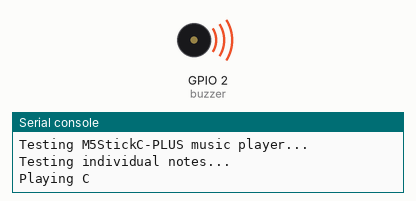
This program was run on a simulated ESP32 board running MicroPython. On the bench: buzzer (waves = sounding), the last lines printed to the serial console. The interpreter's speed is modelled, so counts of loop turns are approximate. At 20.0 s the program stops and its outputs stay as they are.

Above: at 0.15 s.
At 19.9 s:
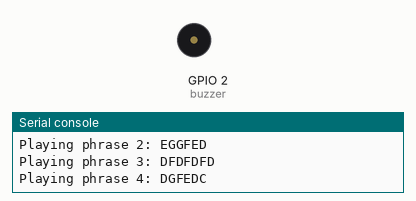
Timing chart, 0 to 21.4 s (numbered marks = the images above):
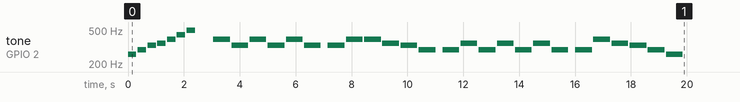

Measured:
- by itself, tone on GPIO 2 (buzzer): plays 261 Hz for 0.30 s, 294 Hz for 0.30 s, 330 Hz for 0.30 s, 349 Hz for 0.30 s, 392 Hz for 0.30 s, 440 Hz for 0.30 s … (32 notes in this stretch)

The program:

music.py
```python
"""
Music Module for M5StickC-PLUS
Simple music player using the built-in buzzer
"""

import machine
import time
from micropython import const

# M5StickC-PLUS buzzer pin
BUZZER_PIN = const(2)

# Note frequencies in Hz (4th octave)
NOTE_FREQUENCIES = {
    'C': 261,
    'C#': 277,
    'Db': 277,
    'D': 294,
    'D#': 311,
    'Eb': 311,
    'E': 330,
    'F': 349,
    'F#': 370,
    'Gb': 370,
    'G': 392,
    'G#': 415,
    'Ab': 415,
    'A': 440,
    'A#': 466,
    'Bb': 466,
    'B': 494,
    'REST': 0  # Silence
}

# Different octave multipliers
OCTAVE_MULTIPLIERS = {
    3: 0.5,   # Lower octave
    4: 1.0,   # Base octave
    5: 2.0,   # Higher octave
    6: 4.0    # Very high octave
}


class MusicPlayer:
    """Simple music player for M5StickC-PLUS buzzer"""

    def __init__(self):
        self.buzzer = machine.PWM(machine.Pin(BUZZER_PIN))
        self.buzzer.duty(0)  # Start silent
        self._playing = False

    def play_note(self, note, duration_ms=500, octave=4):
        """
        Play a single note

        Args:
            note: Note name (C, D, E, F, G, A, B, C#, etc.) or 'REST'
            duration_ms: Duration in milliseconds
            octave: Octave number (3, 4, 5, 6)
        """
        if note.upper() not in NOTE_FREQUENCIES:
            print(f"Unknown note: {note}")
            return

        freq = NOTE_FREQUENCIES[note.upper()]

        if freq > 0:  # Not a rest
            # Apply octave multiplier
            freq = int(freq * OCTAVE_MULTIPLIERS.get(octave, 1.0))

            # Simple, reliable PWM setup
            self.buzzer.freq(freq)
            self.buzzer.duty(512)  # Back to 50% duty cycle
        else:
            # Rest (silence)
            self.buzzer.duty(0)

        # Play for specified duration
        time.sleep_ms(duration_ms)

        # Brief pause between notes
        self.buzzer.duty(0)
        time.sleep_ms(50)

    def play_melody(self, notes, note_duration=400, octave=4):
        """
        Play a sequence of notes

        Args:
            notes: String of notes like "CDEFGAB" or list of note names
            note_duration: Duration of each note in milliseconds
            octave: Base octave for all notes
        """
        self._playing = True

        try:
            if isinstance(notes, str):
                # Parse string of notes
                i = 0
                while i < len(notes) and self._playing:
                    note = notes[i]

                    # Check for sharp/flat
                    if i + 1 < len(notes) and notes[i + 1] in '#b':
                        note += notes[i + 1]
                        i += 1

                    # Skip spaces
                    if note == ' ':
                        i += 1
                        continue

                    self.play_note(note, note_duration, octave)
                    i += 1

            elif isinstance(notes, list):
                # List of notes
                for note in notes:
                    if not self._playing:
                        break
                    self.play_note(note, note_duration, octave)

        finally:
            self._playing = False
            self.buzzer.duty(0)

    def play_dreidel_song(self, tempo=600):
        """
        Play the dreidel song: "GGEGEGE EGGFED DFDFDFD DGFEDC"
        """
        print("Playing dreidel song...")

        # Simple initialization
        self.buzzer.duty(0)
        time.sleep_ms(100)

        # Break the song into phrases with appropriate timing
        phrases = [
            "GEGEGE",   # First phrase
            "EGGFED",    # Second phrase
            "DFDFDFD",   # Third phrase
            "DGFEDC"     # Final phrase
        ]

        for i, phrase in enumerate(phrases):
            print(f"Playing phrase {i+1}: {phrase}")
            self.play_melody(phrase, tempo, octave=4)

            # Brief pause between phrases
            if i < len(phrases) - 1:
                time.sleep_ms(200)

        # Smooth ending - ensure last note fades cleanly
        time.sleep_ms(100)
        self.buzzer.duty(0)

        print("Dreidel song complete!")

    def play_scale(self, octave=4):
        """Play a simple C major scale"""
        scale = "CDEFGABC"
        print(f"Playing C major scale (octave {octave})")
        self.play_melody(scale, 300, octave)

    def stop(self):
        """Stop playing music"""
        self._playing = False
        self.buzzer.duty(0)

    def cleanup(self):
        """Clean up PWM resources"""
        self.stop()
        self.buzzer.deinit()


# Quick test function
def test_music():
    """Test the music player"""
    print("Testing M5StickC-PLUS music player...")

    player = MusicPlayer()

    try:
        # Test individual notes
        print("Testing individual notes...")
        for note in ['C', 'D', 'E', 'F', 'G', 'A', 'B']:
            print(f"Playing {note}")
            player.play_note(note, 300)

        time.sleep_ms(500)

        # Test the dreidel song
        player.play_dreidel_song()

    finally:
        player.cleanup()


if __name__ == "__main__":
    test_music()
```
